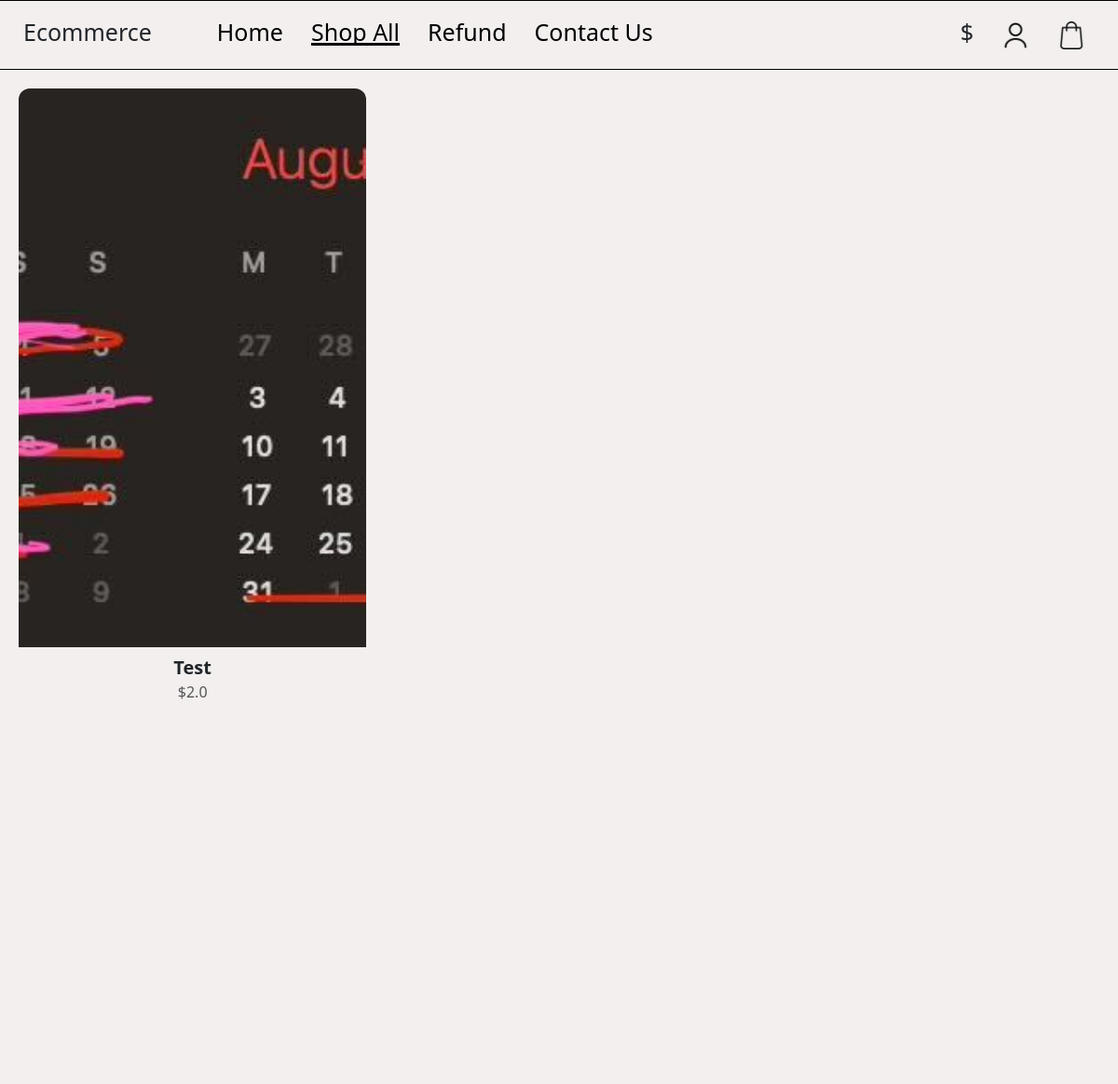
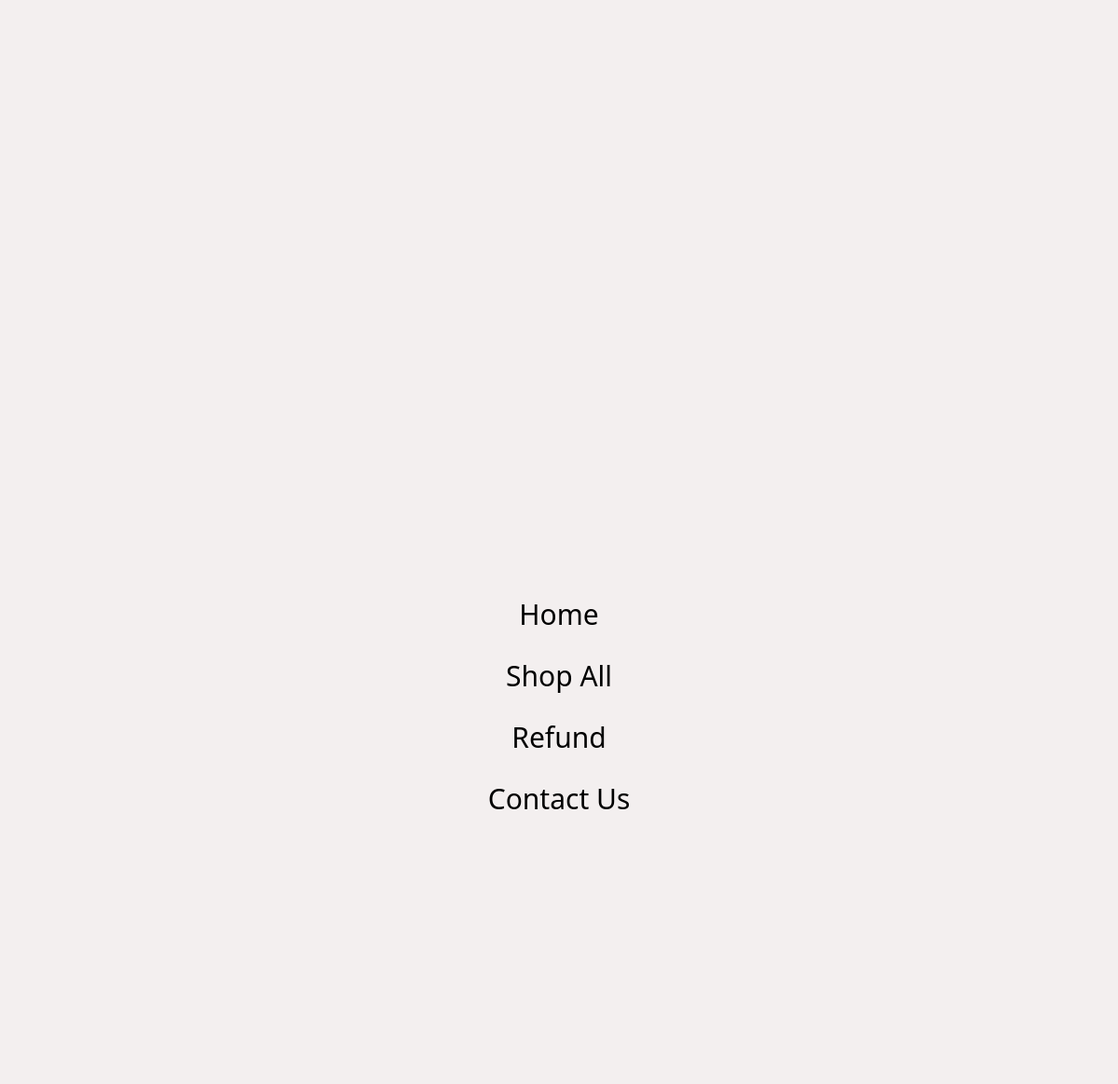
Screenshot of /all with the database file from the repository (2 pictures, top to bottom).
### app.py (models this page shows)
class Items(db.Model):
    id = db.Column(db.Integer, primary_key=True)
    quantity = db.Column(db.Integer, nullable=False, default=0)
    name = db.Column(db.String(64), nullable=False)
    category = db.Column(db.String(24), nullable=False)
    price = db.Column(db.Float, nullable=False)
    first_pic = db.Column(db.String(128))
    sec_pic = db.Column(db.String(128))
    third_pic = db.Column(db.String(128))
    fourth_pic = db.Column(db.String(128))
    size_chart = db.Column(db.String(128))

### app.py (the view)
@app.route('/all')
def all():
    products = Items.query.all()
    return render_template('all.html', products=products)

### app.py (called while the page is built)
@app.after_request
def set_guest_cookie(response):
    if current_user.is_authenticated:
        return response
    if not request.cookies.get("guest_id"):
        guest_id = str(uuid.uuid4())
        response.set_cookie("guest_id", guest_id, max_age=60*60*24*365*10)
    return response

### templates/all.html (shortened to what this page needs)
<!DOCTYPE html>
<html lang="en">
<head>
    <link rel="stylesheet" href="../static/styles.css">
    <link href="https://cdn.jsdelivr.net/npm/bootstrap@5.3.8/dist/css/bootstrap.min.css" rel="stylesheet">
</head>
<body>
    <nav class="nvb">
        <div class="left">
            <h1 class="ecom">Ecommerce</h1>
            <h1 class="hm hme anim">Home</h1>
            <h1 class="nvsh anim">Shop All</h1>
            <h1 class="txt refund anim">Refund</h1>
            <h1 class="txt contact anim">Contact Us</h1>
        </div>
        <div class="right">
            <h1 class="txt balance">${{ current_user.balance }}</h1>
            <img src="{{ url_for('static', filename='user.png')}}" class="prof icon">
            <img src="{{ url_for('static', filename='cart.png')}}" class="cart icon">
        </div>
    </nav>
    <div class="menuBox">
        <h1 class="hmnm mobAnim">Home</h1>
        <h1 class="nvshnm mobAnim">Shop All</h1>
        <h1 class="txt refundnm mobAnim">Refund</h1>
        <h1 class="txt contactnm mobAnim">Contact Us</h1>
    </div>
    <div class="cgrid">
        {% for product in products %}
            <div class="cgrid-item" data-id="{{ product.id }}">
                <div class="imgCon">
                    <img src="{{ url_for('upload', filename=product.first_pic)}}" class="prodImg">
                    </div>
                <h1 class="prodName">{{ product.name }}</h1>
                <h2 class="prodPrice">${{ product.price }}</h2>
            </div>
        {% endfor %}
    </div>
    <div class="refundCon">
    </div>
</body>
</html>

### static/styles.css (style rules this page uses)
body, html { margin: 0; padding: 0; font-family: Arial, Helvetica, sans-serif; background-color: rgb(243, 239, 239); box-sizing: border-box; user-select: none; -webkit-user-drag: none; }
.nvb { border-bottom: 1px solid black; border-top: 1px solid black; height: 75px; display: flex; align-items: center; background-color: rgb(243, 239, 239); flex-direction: row; }
.left { margin-left: 25px; display: flex; flex-direction: row; align-items: center; gap: 30px; width: 100%; }
.ecom { user-select: none; cursor: pointer; font-size: 25px; }
.hme { font-size: 25px; margin-left: 40px; }
.txt { font-size: 25px; }
.nvsh { font-size: 25px; }
.anim { position: relative; display: inline-block; cursor: pointer; color: black; text-decoration: none; user-select: none; overflow: hidden; }
.anim::after { content: ''; position: absolute; left: 0; bottom: 0; height: 3px; width: 0; background-color: #000; transition: all 0.5s ease; }
.right { display: flex; align-items: center; justify-content: flex-end; height: 100%; gap: 30px; margin-right: 35px; }
.icon { height: 30px; transition: all 0.3s ease; }
.refundCon { display: flex; align-items: center; justify-content: center; height: calc(100% - 75px); width: 100%; position: absolute; z-index: 50; pointer-events: none; }
.chosen { position: relative; display: inline-block; cursor: pointer; color:black; text-decoration: none; position: relative; display: inline-block; cursor: pointer; color: black; text-decoration: none; user-select: none; overflow: hidden; }
.chosen::after { content: ''; position: absolute; left: 0; bottom: 0; height: 3px; width: 0; background-color: #000; transition: all 0.5s ease; }
.chosen::after { width: 100%; }
.menuBox { height: calc(100vh - 75px); width: 100%; background-color: rgb(243, 239, 239); position: fixed; transform: translateY(1500px); color: black; transition: all 0.5s ease; display: flex; align-items: center; justify-content: center; flex-direction: column; z-index: 500000; }
.mobAnim { display: block !important; font-size: 30px; color: black; margin-bottom: 30px; transition: all 0.3s ease; }
.cgrid { display: grid; grid-template-columns: repeat(4, 400px); gap: 20px; padding: 20px; background-color: rgb(243, 239, 239); }
.cgrid-item { background-color: rgb(243, 239, 239); border-radius: 12px; overflow: hidden; display: flex; flex-direction: column; align-items: center; transition: all 0.3s ease; }
.prodImg { width: 100%; height: 600px; object-fit: cover; }
.prodName { margin: 10px 0 5px; font-size: 16px; font-weight: bold; text-align: center; font-size: 20px; }
.prodPrice { margin-bottom: 10px; font-size: 14px; color: #555; font-size: 16px; }
.imgCon { position: relative; width: 100%; }
.balance { transition: all 0.3s ease; }
@media (max-width: 1200px) { .cgrid { grid-template-columns: repeat(3, 1fr); } }

### rows the page displays
Items: first_pic (picture), name "Test", price "2.0"
